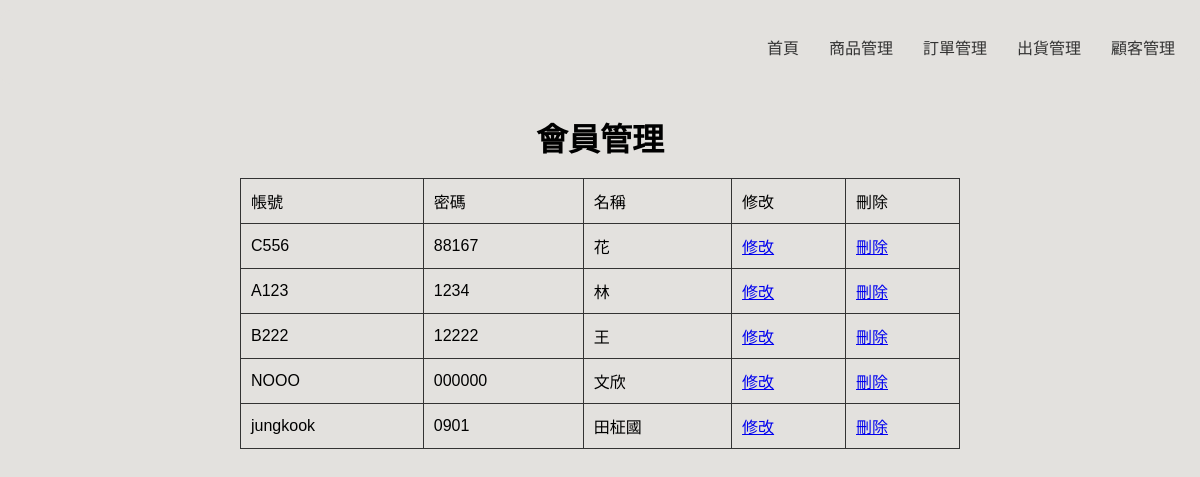
Screenshot of /php/member.php with the database file from the repository.
### tables this page shows
CREATE TABLE `member` (
  `num` int(11) NOT NULL,
  `id` varchar(20) NOT NULL,
  `pwd` varchar(20) NOT NULL,
  `name` varchar(20) NOT NULL,
  `age` varchar(20) NOT NULL,
  `gender` varchar(20) NOT NULL
);

### php/member.php (the view, shortened to what this page needs)
<!DOCTYPE html>
<html lang="en">
<head>
</head>
<body>
    <div class="navbar">
        <a href="status.php">首頁</a>
        <a href="product.php">商品管理</a>
        <a href="list.php">訂單管理</a>
        <a href="ship.php">出貨管理</a>
        <a href="customer.php">顧客管理</a>
    </div>
    <h1>會員管理</h1>
    <?php
    include "connsql.php";
    $sql_query = "SELECT * FROM member";
    $result = mysqli_query($seldb, $sql_query);
    echo "<table>";
    echo "<tr><td>帳號</td><td>密碼</td><td>名稱</td><td>修改</td><td>刪除</td></tr>";
    while ($assoc_result = mysqli_fetch_assoc($result)) {
        echo "<tr>";
        echo "<td>" . $assoc_result["id"] . "</td>";
        echo "<td>" . $assoc_result["pwd"] . "</td>";
        echo "<td>" . $assoc_result["name"] . "</td>";
        echo "<td><a href='update-2.php?num=".$assoc_result["num"]."&f=u'>修改</a></td>";
        echo "<td><a href='delete-2.php?num=".$assoc_result["num"]."&f=b'>刪除</a></td>";
        echo "</tr>";
    }
    echo "</table>";
    ?>
</body>
</html>

### php/member.php (style rules this page uses)
body { background-color: #E3E1DE; font-family: Arial, sans-serif; margin: 0; box-sizing: border-box; display: flex; flex-direction: column; align-items: center; }
h1 { font-size: 32px; margin: 20px 0 0; }
table { border-collapse: collapse; width: 60%; box-sizing: border-box; text-align: center; margin-bottom: 20px; }
table, th, td { border: 1px solid #333; }
th, td { padding: 10px; text-align: left; }
.navbar { display: flex; background-color: #E3E1DE; width: 100%; box-sizing: border-box; border-radius: 10px; justify-content: flex-end; padding: 10px; margin: 10px; }
.navbar a { color: #333; text-decoration: none; padding: 10px; margin: 5px; border-radius: 5px; }

### rows the page displays
member: id "C556", pwd "88167", name "花"
member: id "A123", pwd "1234", name "林"
member: id "B222", pwd "12222", name "王"
member: id "NOOO", pwd "000000", name "文欣"
member: id "jungkook", pwd "0901", name "田柾國"
